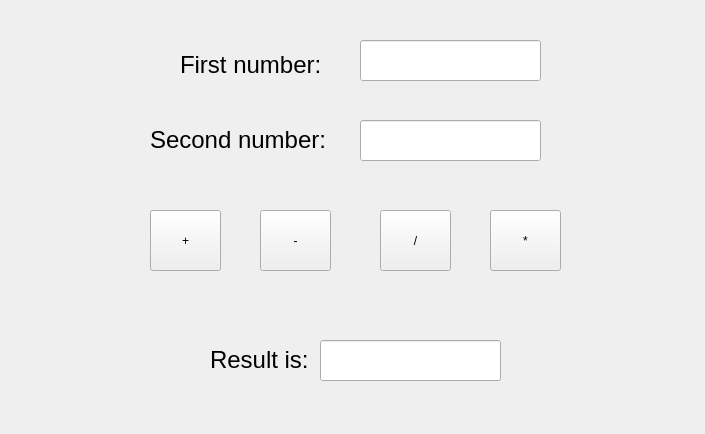
<?xml version="1.0" encoding="UTF-8"?>
<ui version="4.0">
 <class>MainWindow</class>
 <widget class="QMainWindow" name="MainWindow">
  <property name="geometry">
   <rect>
    <x>0</x>
    <y>0</y>
    <width>705</width>
    <height>434</height>
   </rect>
  </property>
  <property name="windowTitle">
   <string>MainWindow</string>
  </property>
  <widget class="QWidget" name="centralwidget">
   <widget class="QLabel" name="first_num_label">
    <property name="geometry">
     <rect>
      <x>180</x>
      <y>30</y>
      <width>161</width>
      <height>71</height>
     </rect>
    </property>
    <property name="text">
     <string>&lt;html&gt;&lt;head/&gt;&lt;body&gt;&lt;p&gt;&lt;span style=&quot; font-size:18pt;&quot;&gt;First number:&lt;/span&gt;&lt;/p&gt;&lt;/body&gt;&lt;/html&gt;</string>
    </property>
    <property name="textFormat">
     <enum>Qt::AutoText</enum>
    </property>
   </widget>
   <widget class="QLabel" name="second_num_label">
    <property name="geometry">
     <rect>
      <x>150</x>
      <y>100</y>
      <width>191</width>
      <height>81</height>
     </rect>
    </property>
    <property name="text">
     <string>&lt;html&gt;&lt;head/&gt;&lt;body&gt;&lt;p&gt;&lt;span style=&quot; font-size:18pt;&quot;&gt;Second number:&lt;/span&gt;&lt;/p&gt;&lt;/body&gt;&lt;/html&gt;</string>
    </property>
   </widget>
   <widget class="QLineEdit" name="first_num_txt">
    <property name="geometry">
     <rect>
      <x>360</x>
      <y>40</y>
      <width>181</width>
      <height>41</height>
     </rect>
    </property>
   </widget>
   <widget class="QLineEdit" name="second_num_txt">
    <property name="geometry">
     <rect>
      <x>360</x>
      <y>120</y>
      <width>181</width>
      <height>41</height>
     </rect>
    </property>
   </widget>
   <widget class="QLabel" name="restult_label">
    <property name="geometry">
     <rect>
      <x>210</x>
      <y>320</y>
      <width>101</width>
      <height>81</height>
     </rect>
    </property>
    <property name="text">
     <string>&lt;html&gt;&lt;head/&gt;&lt;body&gt;&lt;p&gt;&lt;span style=&quot; font-size:18pt;&quot;&gt;Result is:&lt;/span&gt;&lt;/p&gt;&lt;/body&gt;&lt;/html&gt;</string>
    </property>
   </widget>
   <widget class="QLineEdit" name="result_txt">
    <property name="geometry">
     <rect>
      <x>320</x>
      <y>340</y>
      <width>181</width>
      <height>41</height>
     </rect>
    </property>
    <property name="readOnly">
     <bool>true</bool>
    </property>
   </widget>
   <widget class="QPushButton" name="btnPlus">
    <property name="geometry">
     <rect>
      <x>150</x>
      <y>210</y>
      <width>71</width>
      <height>61</height>
     </rect>
    </property>
    <property name="text">
     <string>+</string>
    </property>
   </widget>
   <widget class="QPushButton" name="btnDevide">
    <property name="geometry">
     <rect>
      <x>380</x>
      <y>210</y>
      <width>71</width>
      <height>61</height>
     </rect>
    </property>
    <property name="text">
     <string>/</string>
    </property>
   </widget>
   <widget class="QPushButton" name="btnMultiply">
    <property name="geometry">
     <rect>
      <x>490</x>
      <y>210</y>
      <width>71</width>
      <height>61</height>
     </rect>
    </property>
    <property name="text">
     <string>*</string>
    </property>
   </widget>
   <widget class="QPushButton" name="btnSubstract">
    <property name="geometry">
     <rect>
      <x>260</x>
      <y>210</y>
      <width>71</width>
      <height>61</height>
     </rect>
    </property>
    <property name="text">
     <string>-</string>
    </property>
   </widget>
  </widget>
 </widget>
 <resources/>
 <connections/>
</ui>
